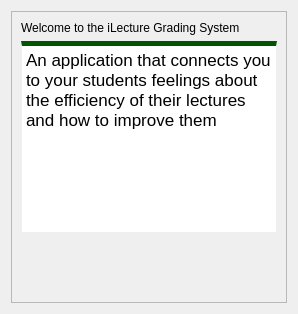
          <widget class="QWidget" name="HomePage">
           <layout class="QVBoxLayout" name="verticalLayout_32">
            <item>
             <widget class="QFrame" name="frame_2">
              <property name="frameShape">
               <enum>QFrame::StyledPanel</enum>
              </property>
              <property name="frameShadow">
               <enum>QFrame::Raised</enum>
              </property>
              <layout class="QVBoxLayout" name="verticalLayout_31">
               <item>
                <widget class="QLabel" name="label">
                 <property name="text">
                  <string>Welcome to the iLecture Grading System</string>
                 </property>
                </widget>
               </item>
               <item>
                <widget class="QTextBrowser" name="textBrowser">
                 <property name="styleSheet">
                  <string notr="true">border-top: 5px solid rgb(0, 85, 0)</string>
                 </property>
                 <property name="frameShape">
                  <enum>QFrame::Box</enum>
                 </property>
                 <property name="frameShadow">
                  <enum>QFrame::Raised</enum>
                 </property>
                 <property name="html">
                  <string>&lt;!DOCTYPE HTML PUBLIC &quot;-//W3C//DTD HTML 4.0//EN&quot; &quot;http://www.w3.org/TR/REC-html40/strict.dtd&quot;&gt;
&lt;html&gt;&lt;head&gt;&lt;meta name=&quot;qrichtext&quot; content=&quot;1&quot; /&gt;&lt;style type=&quot;text/css&quot;&gt;
p, li { white-space: pre-wrap; }
&lt;/style&gt;&lt;/head&gt;&lt;body style=&quot; font-family:'MS Shell Dlg 2'; font-size:8.25pt; font-weight:400; font-style:normal;&quot;&gt;
&lt;p style=&quot; margin-top:0px; margin-bottom:0px; margin-left:0px; margin-right:0px; -qt-block-indent:0; text-indent:0px;&quot;&gt;&lt;img src=&quot;:futminna_logo&quot; /&gt;&lt;span style=&quot; font-family:'Monaco'; font-size:13pt;&quot;&gt;An application that connects you to your students feelings about the efficiency of their lectures and how to improve them&lt;/span&gt;&lt;/p&gt;&lt;/body&gt;&lt;/html&gt;</string>
                 </property>
                </widget>
               </item>
               <item>
                <layout class="QHBoxLayout" name="horizontalLayout_6">
                 <item>
                  <spacer name="horizontalSpacer_20">
                   <property name="orientation">
                    <enum>Qt::Horizontal</enum>
                   </property>
                   <property name="sizeHint" stdset="0">
                    <size>
                     <width>40</width>
                     <height>20</height>
                    </size>
                   </property>
                  </spacer>
                 </item>
                 <item>
                  <spacer name="horizontalSpacer_21">
                   <property name="orientation">
                    <enum>Qt::Horizontal</enum>
                   </property>
                   <property name="sizeHint" stdset="0">
                    <size>
                     <width>40</width>
                     <height>20</height>
                    </size>
                   </property>
                  </spacer>
                 </item>
                </layout>
               </item>
               <item>
                <spacer name="verticalSpacer_12">
                 <property name="orientation">
                  <enum>Qt::Vertical</enum>
                 </property>
                 <property name="sizeHint" stdset="0">
                  <size>
                   <width>20</width>
                   <height>40</height>
                  </size>
                 </property>
                </spacer>
               </item>
              </layout>
             </widget>
            </item>
           </layout>
          </widget>
